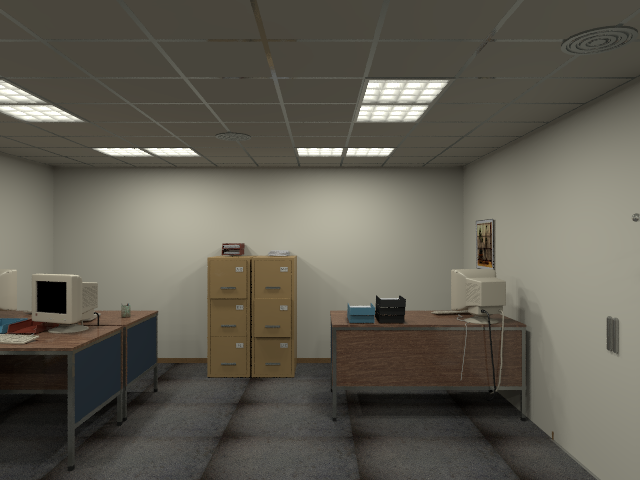
%> input picture Semester1/Computer Vision/Lab 5 RGB-D registration (1)/rgb/0.png, 640 x 480 px
$ octave main.m   (GNU Octave 9; MATLAB toolbox functions it lacks are replaced by stand-ins)
%> lines starting %> are read from the running program, lines starting %| are printed output that depends on the picture
%> further down, I_curr is the input picture: size 480x640x3 uint8; mean R, G, B 97, 93.3, 82.8
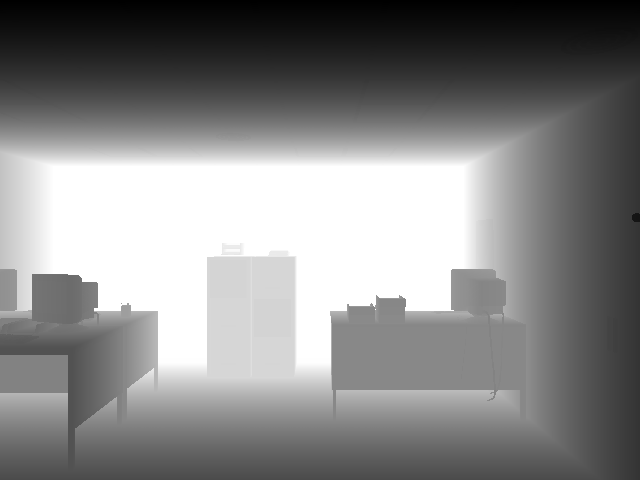
%> input picture Semester1/Computer Vision/Lab 5 RGB-D registration (1)/depth/0.png, 640 x 480 px
%> further down, D_curr is the input picture: size 480x640 uint16; min 9005, max 29310, mean 19750.5
### Semester1/Computer Vision/Lab 5 RGB-D registration (1)/reproject.m
function XYZ = reproject(depth, scale, fx, fy, cx, cy)
%> called with scale = 5000, fx = 481.2, fy = 480, cx = 319.5, cy = 239.5
% REPROJECT Reproject depth values to 3D coordinates using camera
% intrinsic parameters
%
% Inputs:
%   depth  : depth map image
%   scale  : depth scaling factor
%   fx, fy : focal lengths
%   cx, cy : principal point

    % convert depth values to real numbers
    depth = double(depth);

    % create the X, Y and Z arrays of the same size as the input image
    X = zeros(size(depth));
    Y = zeros(size(depth));

    % Z coordinate is read directly from the depth image by scaling it
    Z = depth / scale;

    % =[ your code starts here ]==========================================

    sz = size(Z);
%> sz = [480 640]
    [x, y] = meshgrid(1:sz(2), 1:sz(1));
    X = Z.*(x-cx)./fx;
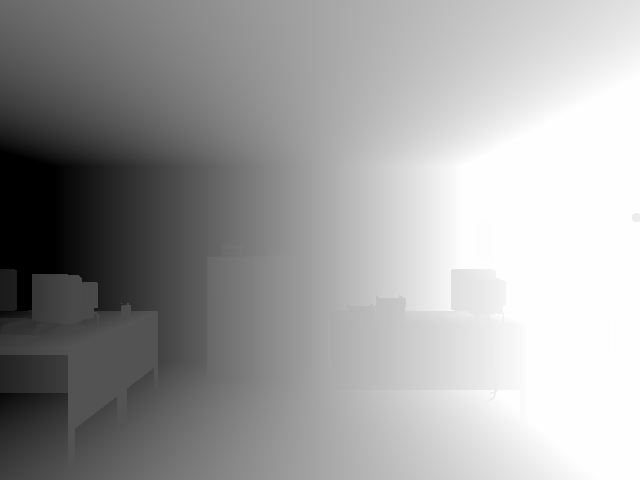
%> X: size 480x640 double; min -3.24, max 1.76, mean -0.106; drawn with min black and max white
    Y = Z.*(y-cy)./fy;
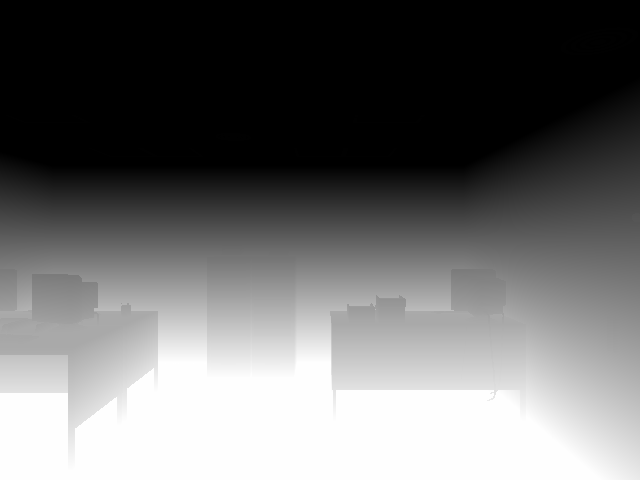
%> Y: size 480x640 double; min -0.896, max 1.51, mean 0.124; drawn with min black and max white

    % =[ your code ends here ]=============================================

    % create the resulting MxNx3 matrix storing the XYZ coordinates for
    % every point
    XYZ = X;
    XYZ(:,:,2) = Y;
    XYZ(:,:,3) = Z;
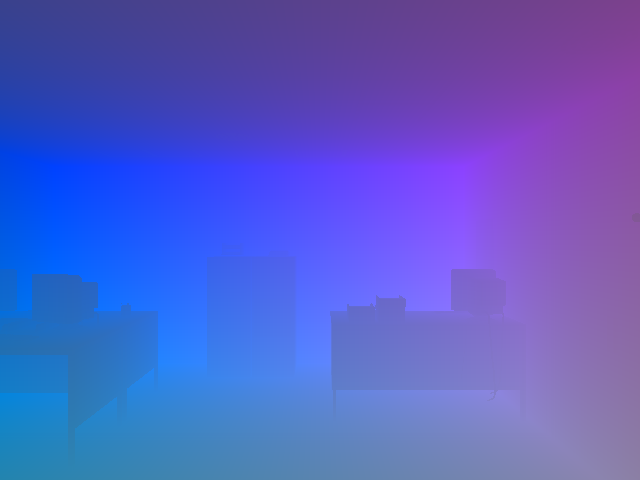
%> XYZ: size 480x640x3 double; mean R, G, B -0.106, 0.124, 3.95; drawn with min black and max white
end

### Semester1/Computer Vision/Lab 5 RGB-D registration (1)/main.m
scale = 5000;
fx = 481.2;
fy = 480.0;
cx = 319.5;
cy = 239.5;

step = 10;
last_frame = 88;

% initialize the data of the first frame
I_curr = imread("rgb/0.png");
D_curr = imread("depth/0.png");
XYZ_curr = reproject(D_curr, scale, fx, fy, cx, cy);
%> (the run ends here)
